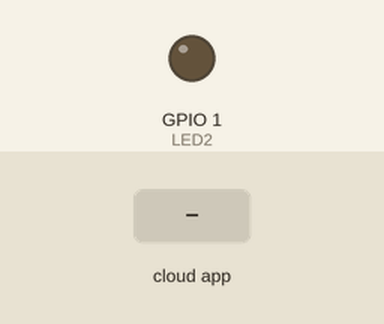
Bench run of a sketch on a simulated ESP8266 (NodeMCU). Shown: output pins drawn as LEDs (lit = HIGH). The inputs (shaded band) are chosen by the test bench.

Above: at 1.2 s.
1.3 s: the phone or cloud app sets led2 to 1
At 2.2 s:
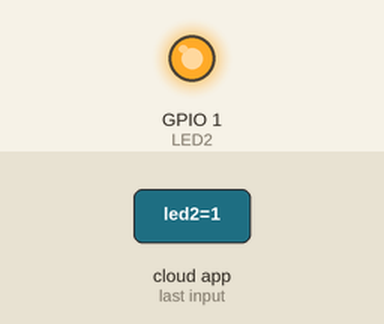
2.8 s: the phone or cloud app sets led2 to 0
At 3.4 s:
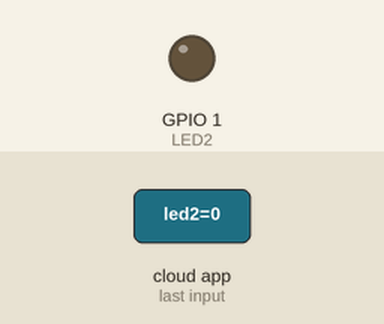
Timing chart, 0 to 5.8 s (numbered marks = the images above; inputs shaded):
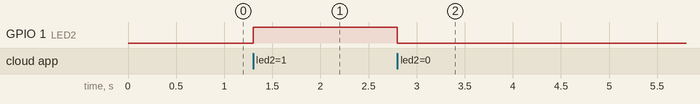

The sketch:

ESP8266_thinger_ultrasonic.ino
```cpp
#include <ThingerESP8266.h>
#include <ESP8266WiFi.h>
#include <Servo.h>

#define USERNAME "JohnChen"
#define DEVICE_ID "esp8266"
#define DEVICE_CREDENTIAL "zBAq%#Pt4rcMu5TZ"

#define SSID "dlink-125E"
#define SSID_PASSWORD "ccmma64399"

ThingerESP8266 thing(USERNAME, DEVICE_ID, DEVICE_CREDENTIAL);


// utlrasonic pinout
#define TRIGGER_PIN  14 // D5
#define ECHO_PIN     12 //D6

#define LED2 1

void setup() {
  Serial.begin(115200);
 thing.add_wifi(SSID, SSID_PASSWORD);

  pinMode(TRIGGER_PIN, OUTPUT);
  pinMode(ECHO_PIN, INPUT);

  pinMode(LED2, OUTPUT);

 thing["led2"]<< digitalPin(LED2);

 thing["SONIC"] >> [] (pson& out){
     double duration, distance;
      digitalWrite(TRIGGER_PIN, LOW);  // Get Start
      delayMicroseconds(2); // stable the line
      digitalWrite(TRIGGER_PIN, HIGH); // sending 10 us pulse
      delayMicroseconds(10); // delay
      digitalWrite(TRIGGER_PIN, LOW); // after sending pulse wating to receive signals
      duration = pulseIn(ECHO_PIN, HIGH); // calculating time
      distance = (duration/2) / 29.1; // single path
      out = distance;
  };
  ////END OF SETUP
}
//// Thinger handles everything in the loop

void loop(){
    thing.handle();
}
```

Measured:
- after the input at 1.3 s, GPIO 1 (LED2): LOW → HIGH at once
- after the input at 2.8 s, GPIO 1 (LED2): HIGH → LOW at once
